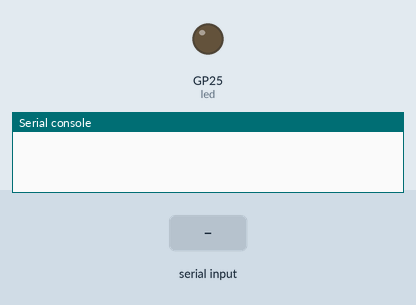
Bench run of a program on a simulated Raspberry Pi Pico running MicroPython. Shown: output pins drawn as LEDs (lit = HIGH), the last lines printed to the serial console. Dashed ring = blinking. The test bench sets the inputs (shaded band).

Above: at 1.2 s.
1.3 s: "BLINK" typed at the serial console, then Enter
At 1.7 s:
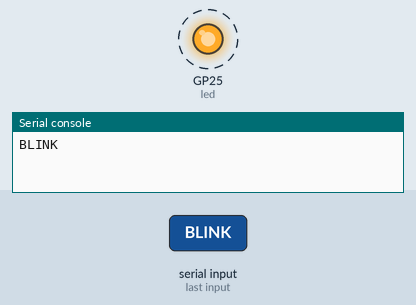
Timing chart, 0 to 11.8 s (numbered marks = the images above; inputs shaded):
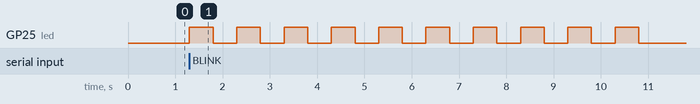

Measured:
- after the input at 1.3 s, GP25 (led): alternates HIGH for 0.50 s and LOW for 0.50 s, starting at once

The program:

main.py
```python
from machine import Pin
import sys
import uselect
import time

led = Pin("LED", Pin.OUT)

# Poll for serial input without blocking
poll = uselect.poll()
poll.register(sys.stdin, uselect.POLLIN)

while True:
    if poll.poll(10):
        command = sys.stdin.readline().strip()

        if command == "ON":
            led.value(1)

        elif command == "OFF":
            led.value(0)

        elif command == "TOGGLE":
            led.toggle()

        elif command == "BLINK":
            for i in range(10):
                led.value(1)
                time.sleep(.5)
                led.value(0)
                time.sleep(.5)

    time.sleep_ms(10)
```
